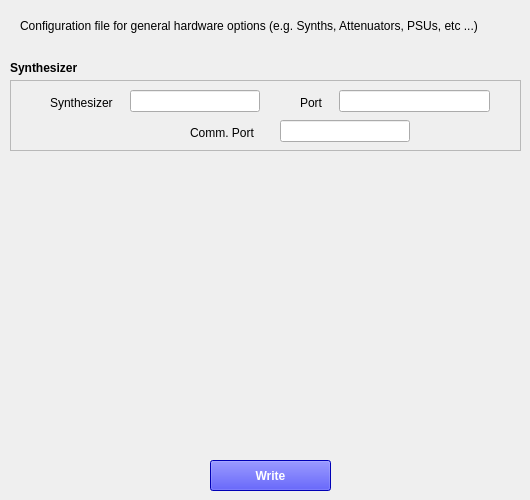
    <widget class="QWidget" name="hdwTab">
     <attribute name="title">
      <string>Hardware</string>
     </attribute>
     <widget class="QLabel" name="label_266">
      <property name="geometry">
       <rect>
        <x>20</x>
        <y>10</y>
        <width>491</width>
        <height>31</height>
       </rect>
      </property>
      <property name="font">
       <font>
        <pointsize>9</pointsize>
       </font>
      </property>
      <property name="text">
       <string>Configuration file for general hardware options (e.g. Synths, Attenuators, PSUs, etc ...)</string>
      </property>
      <property name="wordWrap">
       <bool>true</bool>
      </property>
     </widget>
     <widget class="QLabel" name="label_267">
      <property name="geometry">
       <rect>
        <x>10</x>
        <y>60</y>
        <width>101</width>
        <height>16</height>
       </rect>
      </property>
      <property name="font">
       <font>
        <pointsize>9</pointsize>
        <weight>75</weight>
        <bold>true</bold>
       </font>
      </property>
      <property name="text">
       <string>Synthesizer</string>
      </property>
     </widget>
     <widget class="QFrame" name="frame_14">
      <property name="geometry">
       <rect>
        <x>10</x>
        <y>80</y>
        <width>511</width>
        <height>71</height>
       </rect>
      </property>
      <property name="frameShape">
       <enum>QFrame::StyledPanel</enum>
      </property>
      <property name="frameShadow">
       <enum>QFrame::Raised</enum>
      </property>
      <widget class="QLabel" name="label_268">
       <property name="geometry">
        <rect>
         <x>180</x>
         <y>45</y>
         <width>81</width>
         <height>16</height>
        </rect>
       </property>
       <property name="font">
        <font>
         <pointsize>9</pointsize>
        </font>
       </property>
       <property name="text">
        <string>Comm. Port</string>
       </property>
      </widget>
      <widget class="QLineEdit" name="synthCommEdit">
       <property name="geometry">
        <rect>
         <x>270</x>
         <y>40</y>
         <width>130</width>
         <height>22</height>
        </rect>
       </property>
       <property name="font">
        <font>
         <pointsize>9</pointsize>
        </font>
       </property>
       <property name="text">
        <string/>
       </property>
      </widget>
      <widget class="QLineEdit" name="synthPortEdit">
       <property name="geometry">
        <rect>
         <x>329</x>
         <y>10</y>
         <width>151</width>
         <height>22</height>
        </rect>
       </property>
       <property name="font">
        <font>
         <pointsize>9</pointsize>
        </font>
       </property>
       <property name="text">
        <string/>
       </property>
      </widget>
      <widget class="QLabel" name="label_271">
       <property name="geometry">
        <rect>
         <x>290</x>
         <y>15</y>
         <width>31</width>
         <height>16</height>
        </rect>
       </property>
       <property name="font">
        <font>
         <pointsize>9</pointsize>
        </font>
       </property>
       <property name="text">
        <string>Port</string>
       </property>
      </widget>
      <widget class="QLabel" name="label_272">
       <property name="geometry">
        <rect>
         <x>40</x>
         <y>15</y>
         <width>81</width>
         <height>16</height>
        </rect>
       </property>
       <property name="font">
        <font>
         <pointsize>9</pointsize>
        </font>
       </property>
       <property name="text">
        <string>Synthesizer</string>
       </property>
      </widget>
      <widget class="QLineEdit" name="synthHWEdit">
       <property name="geometry">
        <rect>
         <x>120</x>
         <y>10</y>
         <width>130</width>
         <height>22</height>
        </rect>
       </property>
       <property name="font">
        <font>
         <pointsize>9</pointsize>
        </font>
       </property>
       <property name="text">
        <string/>
       </property>
      </widget>
     </widget>
     <widget class="QPushButton" name="hdwBtn">
      <property name="geometry">
       <rect>
        <x>210</x>
        <y>460</y>
        <width>121</width>
        <height>31</height>
       </rect>
      </property>
      <property name="font">
       <font>
        <weight>75</weight>
        <bold>true</bold>
       </font>
      </property>
      <property name="styleSheet">
       <string notr="true">color: white;
background-color: blue</string>
      </property>
      <property name="text">
       <string>Write</string>
      </property>
     </widget>
    </widget>
